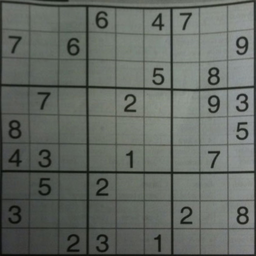
#> input picture Sudoku.png, 256 x 256 px, shrunk from 563 x 563 before the run
$ python filtroSobel-Magnitude.py
#> lines starting #> are read from the running program, lines starting #| are printed output that depends on the picture; long printed decimals are rounded
import matplotlib.pyplot as plt
import numpy as np
import string
import cv2 as cv

img = cv.imread('Sudoku.png')
#> img is the input picture: shape (256, 256, 3); mean B, G, R 98.3, 104.3, 99.1
img_gray = cv.cvtColor(img,cv.COLOR_BGR2GRAY)

img_gray = img_gray/255.0

sobelX = np.array([[-1, 0, 1],
                  [-2, 0, 2],
                  [-1, 0, 1]])
listaMatrizX = [valor for linha in sobelX for valor in linha]


sobelY = np.array([[-1, -2, -1],
                  [0, 0, 0],
                  [1, 2, 1]])
listaMatrizY = [valor for linha in sobelY for valor in linha]


def convolucao(img,x,y,tam,M):
    ind = 0
    soma = 0
    for i in range (y - tam//2,y + tam//2 +1):
        for j in range (x - tam//2, x + tam//2 +1):
            L = img[i,j]
            soma = soma + L*M[ind]
            ind += 1
    return soma

tamanho = 3
img_sobelX = np.zeros((int(img_gray.shape[0]), int(img_gray.shape[1])))
for x in range(1,img_gray.shape[1]-1):
    for y in range(1,img_gray.shape[0]-1):
        #Percorrer toda a imagem
        intensidade = convolucao(img_gray,x,y,tamanho,listaMatrizX)
        img_sobelX[y,x] = intensidade
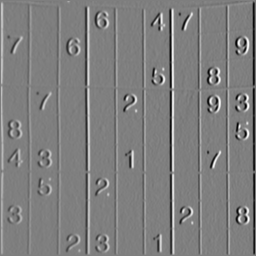
#> img_sobelX: shape (256, 256) float64; min -1.67, max 1.68, mean 0.0022; drawn with min black and max white

img_sobelY = np.zeros((int(img_gray.shape[0]), int(img_gray.shape[1])))
for x in range(1,img_gray.shape[1]-1):
    for y in range(1,img_gray.shape[0]-1):
        #Percorrer toda a imagem
        intensidade = convolucao(img_gray,x,y,tamanho,listaMatrizY)
        img_sobelY[y,x] = intensidade
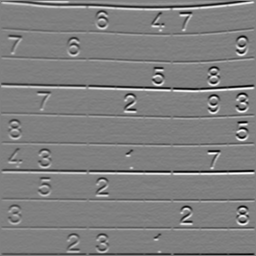
#> img_sobelY: shape (256, 256) float64; min -1.65, max 1.64, mean -0.00782; drawn with min black and max white

#img_gradiente = img_sobelX + img_sobelY
sobX = img_sobelX.copy()
sobY = img_sobelY.copy()

img_sobelX = img_sobelX + abs(img_sobelX.min())
img_sobelX = (img_sobelX/img_sobelX.max())

img_sobelY = img_sobelY + abs(img_sobelY.min())
img_sobelY = (img_sobelY/img_sobelY.max())

img_gradiente = np.sqrt(img_sobelX**2 + img_sobelY**2)
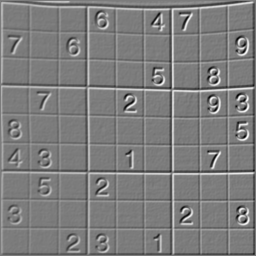
#> img_gradiente: shape (256, 256) float64; min 0.233, max 1.2, mean 0.712; drawn with min black and max white

# Normalizar o gradiente para a faixa de 0-255
img_gradiente = (img_gradiente / img_gradiente.max())
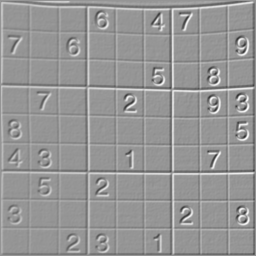
#> img_gradiente: shape (256, 256) float64; min 0.194, max 1, mean 0.592

img_gradiente_NNorm = np.sqrt(sobX**2 + sobY**2)
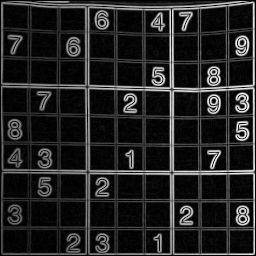
#> img_gradiente_NNorm: shape (256, 256) float64; min 0, max 1.73, mean 0.249; drawn with min black and max white
img_gradiente_NNorm = (img_gradiente_NNorm / img_gradiente_NNorm.max())
print(sobX.max())
#| 1.682
print(sobY.min())
#| -1.655


cv.imshow('Original', img_gray)
cv.imshow('Sobel X', img_sobelX)
cv.imshow('Sobel Y', img_sobelY)
cv.imshow('Gradiente', img_gradiente)
cv.imshow('Gradiente Nao Normalizado', img_gradiente_NNorm)
cv.waitKey(0)
cv.destroyAllWindows()

$ run again, with Estaganografia.jpg saved as Sudoku.png
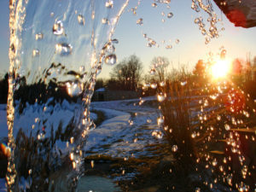
#> input picture Estaganografia.jpg, 256 x 192 px, shrunk from 300 x 225 before the run
#> img is the input picture: shape (192, 256, 3); mean B, G, R 100.2, 107.9, 117.1
#> after the loop `for x in range(1,img_gray.shape[1]-1):`:
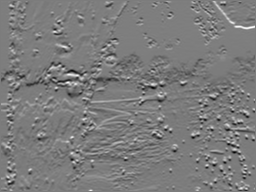
#> img_sobelY: shape (192, 256) float64; min -2.57, max 2.68, mean -0.0159; drawn with min black and max white
#> `img_gradiente_NNorm = np.sqrt(sobX**2 + sobY**2)`:
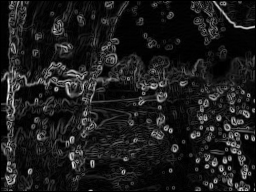
#> img_gradiente_NNorm: shape (192, 256) float64; min 0, max 3.29, mean 0.369; drawn with min black and max white
#| 3.247
#| -2.573

$ run again, with Estaganografia2.jpg saved as Sudoku.png
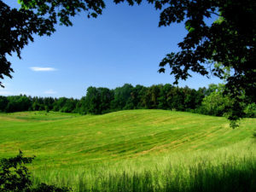
#> input picture Estaganografia2.jpg, 256 x 192 px, shrunk from 300 x 225 before the run
#> img is the input picture: shape (192, 256, 3); mean B, G, R 82.6, 112.4, 80.2
#> after the loop `for x in range(1,img_gray.shape[1]-1):`:
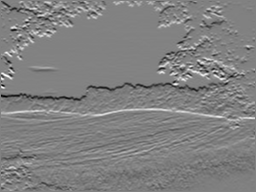
#> img_sobelY: shape (192, 256) float64; min -2.88, max 2.81, mean -0.00103; drawn with min black and max white
#> `img_gradiente_NNorm = np.sqrt(sobX**2 + sobY**2)`:
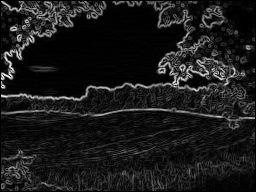
#> img_gradiente_NNorm: shape (192, 256) float64; min 0, max 3.06, mean 0.323; drawn with min black and max white
#| 2.714
#| -2.878
